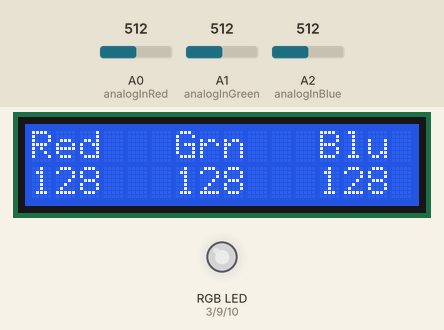
The sketch below on a simulated Arduino Nano, built with avr-gcc and run on an emulated ATmega328P. On the bench: 16×2 character LCD, an RGB LED mixed from three pins (HIGH = lit). The inputs (shaded band) are chosen by the test bench; at power-on: A0 (analogInRed) = 512, A1 (analogInGreen) = 512, A2 (analogInBlue) = 512. Dim RGB values are drawn brighter than linear; what the sketch prints to the serial monitor is not drawn.

Above: at 1.2 s.
1.3 s: A0 (analogInRed) set to 407
At 2.1 s:
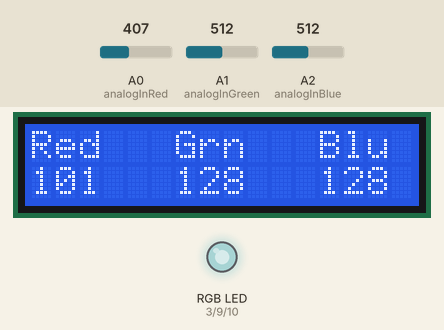
2.8 s: A0 (analogInRed) set to 390
At 3.8 s:
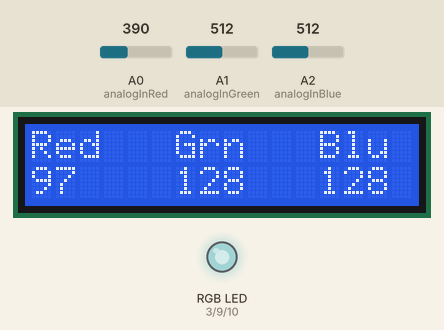
4.3 s: A1 (analogInGreen) set to 412
At 5.4 s:
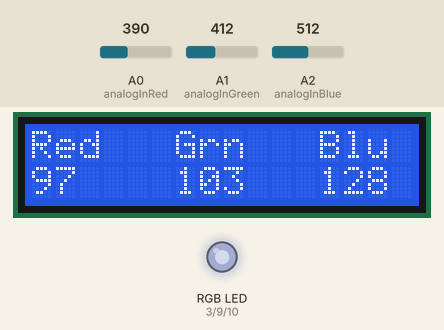
5.8 s: A1 (analogInGreen) set to 385
At 7.0 s:
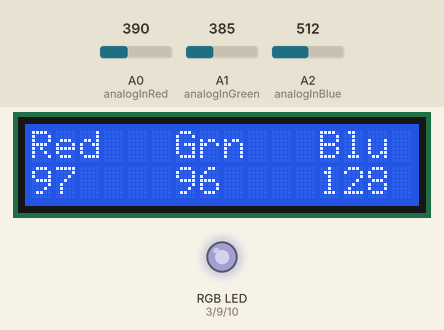
7.3 s: A2 (analogInBlue) set to 407
At 7.7 s:
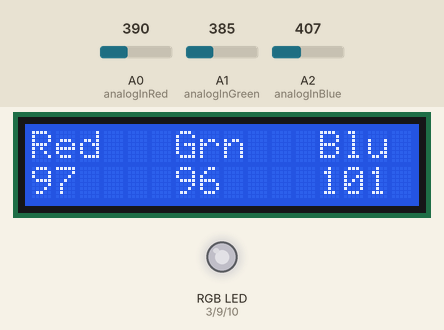
8.8 s: A2 (analogInBlue) set to 383
At 9.6 s:
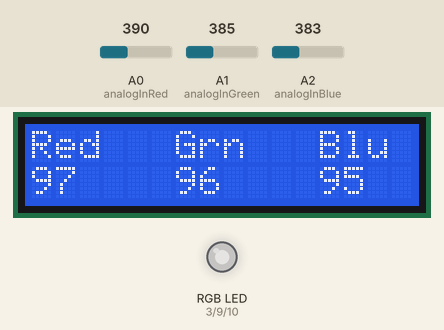
Timing chart, 0 to 11.3 s (numbered marks = the images above; inputs shaded):
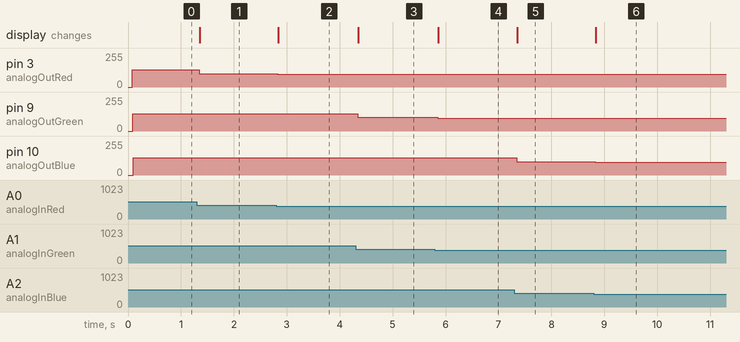

The sketch:

RGB_LED_TEST_20191103.ino
```cpp
/* Simple application to send three PWM signals to a tri-color LED.
 * PWM output values are set according to three analog inputs
 * which are controlled by the user
 *
 * Note: Analog inputs range from 0 to 1024.
 * Analog outputs range from 0 to 255 so we must scale the output values down by a factor of 4.
 * 11/1/19 AE
 */
 // 10/22/21 adjust pins for use with Nano

// INCLUDES
#include <Wire.h>
#include <LiquidCrystal_I2C.h>
// setup for LCD - note my display uses address 0x3F,
// another typically used address is 0x27
LiquidCrystal_I2C lcd(0x3F, 2, 1, 0, 4, 5, 6, 7, 3, POSITIVE);

// CONSTANTS
// input and output pin constants.
// Note "A0" etc. are integer aliases for analog input pins
const int analogInRed = A0;
const int analogInGreen = A1;
const int analogInBlue = A2;

/** from Arduino reference:  valid PWM output pins on digital outputs are 3,5,6,9,10,11
 *  The PWM outputs generated on pins 5 and 6 will have higher-than-expected duty cycles.
 *  This is because of interactions with the millis() and delay() functions,
 *  which share the same internal timer used to generate those PWM outputs.
 *  This will be noticed mostly on low duty-cycle settings (e.g. 0 - 10)
 *  and may result in a value of 0 not fully turning off the output on pins 5 and 6.
 */
const int analogOutRed = 3;  // output to digital pins here...
const int analogOutGreen = 9;
const int analogOutBlue = 10;

// VARIABLES
// variables to hold input values.  Range is 0 to 1024
int i_sensorValueRed = 0;
int i_sensorValueGreen = 0;
int i_sensorValueBlue = 0;

// variables to hold output values.  Range is 0 to 255
int i_RedValue = 0;
int i_GreenValue = 0;
int i_BlueValue = 0;

// variables to store previous RGB values, this allows logic to avoid writing data unnecessarily
int i_prevSensorValueRed = -1;
int i_prevSensorValueGreen = -1;
int i_prevSensorValueBlue = -1;

// SETUP - runs one time
void setup() {
  // initialize serial communications at 9600 bps:
  Serial.begin(9600);

  // set output pin mode
  pinMode(analogOutRed, OUTPUT);
  pinMode(analogOutGreen, OUTPUT);
  pinMode(analogOutBlue, OUTPUT);

  // Setup LCD display
  lcd.begin(16,2);               // Identify the display type (16 char, 2 lines)
  lcd.backlight();               // turn backlight on

  // display header on LCD screen.  This never changes so we do it only once here in setup()
  lcd.setCursor(0,0);            // set cursor to character 0 of line 0
  lcd.write("Red   Grn   Blu");  // send message

}


// Loop - runs continuously
void loop() {
  // read the analog in value:
  i_sensorValueRed = analogRead(analogInRed);
  i_sensorValueGreen = analogRead(analogInGreen);
  i_sensorValueBlue = analogRead(analogInBlue);

  // scale the input range of 0 to 1024 to the output range of 0 to 255.
  // (simply divide input value by 4)

  // Process Red
  if(i_sensorValueRed != i_prevSensorValueRed)
  {
    // scale the input value to the allowable output range
    i_RedValue = i_sensorValueRed / 4;
    // set the analog out value:
    analogWrite(analogOutRed, i_RedValue);
    // display value on LCD
    lcd.setCursor(0,1);              // set cursor to character 0 of line 1
    lcd.print("      ");             // remove previous value
    lcd.setCursor(0,1);              // set cursor to character 0 of line 1
    lcd.print(i_RedValue);           // write new value
  };

  // Process Green
  if(i_sensorValueGreen != i_prevSensorValueGreen)
  {
    // scale the input value to the allowable output range
    i_GreenValue = i_sensorValueGreen / 4;
    // set the analog out value:
    analogWrite(analogOutGreen, i_GreenValue);
    // display value on LCD
    lcd.setCursor(6,1);              // set cursor to character 6 of line 1
    lcd.print("      ");             // remove previous value
    lcd.setCursor(6,1);              // set cursor to character 6 of line 1
    lcd.print(i_GreenValue);         // write new value
  };

  // Process Blue
  if(i_sensorValueBlue != i_prevSensorValueBlue)
  {
    // scale the input value to the allowable output range
    i_BlueValue = i_sensorValueBlue / 4;
    // set the analog out value:
    analogWrite(analogOutBlue, i_BlueValue);
    // display value on LCD
    lcd.setCursor(12,1);               // set cursor to character 0 of line 1
    lcd.print("    ");                // remove previous value
    lcd.setCursor(12,1);              // set cursor to character 0 of line 1
    lcd.print(i_BlueValue);           // write new value
  };


  // display results on serial monitor
  Serial.print("Red Value: ");
  Serial.print(i_RedValue);
  Serial.print("     Green Value: ");
  Serial.print(i_GreenValue);
  Serial.print("     Blue Value: ");
  Serial.print(i_BlueValue);
  Serial.println();

  // save current values as previous values for next scan
  i_prevSensorValueRed = i_sensorValueRed;
  i_prevSensorValueGreen = i_sensorValueGreen;
  i_prevSensorValueBlue = i_sensorValueBlue;


  // wait 2 milliseconds before the next loop for the analog-to-digital
  // converter to settle after the last reading:
  delay(2);
}
```

Measured:
- after the input at 1.3 s, pin 3 (analogOutRed): 128/255 → 101/255 after 0.05 s; the display: changes after 0.06 s (image 1)
- after the input at 2.8 s, pin 3 (analogOutRed): 101/255 → 97/255 at once; the display: changes at once (image 2)
- after the input at 4.3 s, pin 9 (analogOutGreen): 128/255 → 103/255 at once; the display: changes after 0.05 s (image 3)
- after the input at 5.8 s, pin 9 (analogOutGreen): 103/255 → 96/255 after 0.06 s; the display: changes after 0.07 s (image 4)
- after the input at 7.3 s, pin 10 (analogOutBlue): 128/255 → 101/255 at once; the display: changes after 0.05 s (image 5)
- after the input at 8.8 s, pin 10 (analogOutBlue): 101/255 → 95/255 at once; the display: changes at once (image 6)
